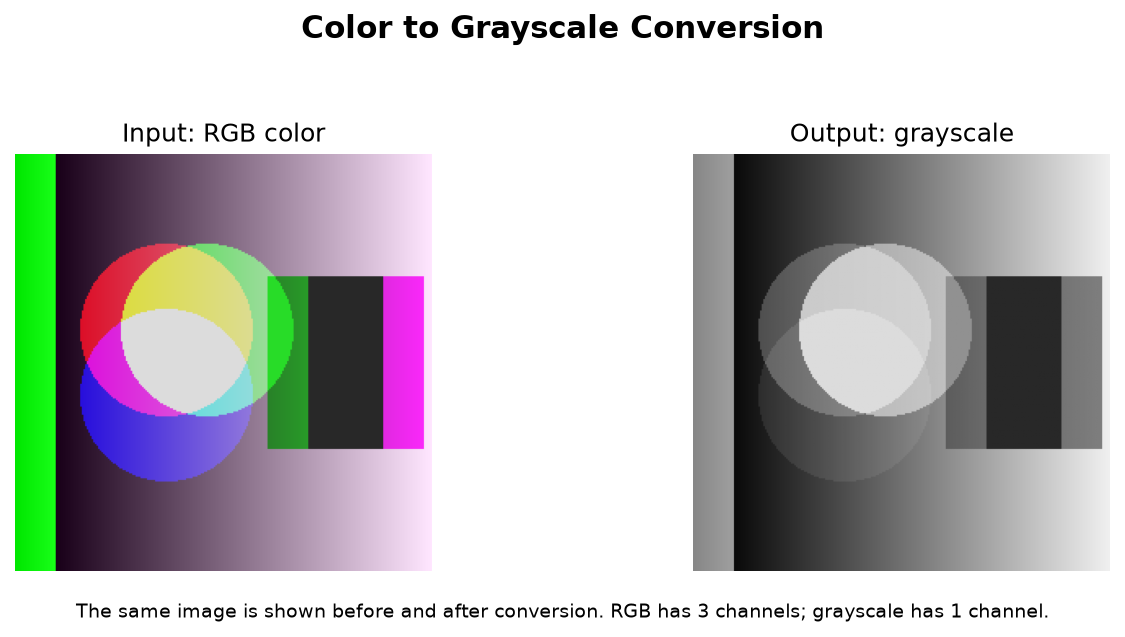
#> input picture vscode_project/outputs/01_conversion.png, 1125 x 637 px
$ python main.py --image outputs/01_conversion.png
#> lines starting #> are read from the running program, lines starting #| are printed output that depends on the picture; after the words box and inside, x2 and y2 are one past the last pixel; in counts of white or black regions, pixels touching at a corner belong together
"""Easy Digital Image Processing project for VS Code.
Run: python main.py
Use a real image with: python main.py --image path\n"""
import argparse
from pathlib import Path
import numpy as np
import matplotlib.pyplot as plt
from PIL import Image, ImageDraw, ImageFilter

ROOT = Path(__file__).parent
OUT = ROOT / "outputs"
SHOW_IMAGES = True


def inspect(image):
    channels = 1 if image.ndim == 2 else image.shape[2]
    return {"width": image.shape[1], "height": image.shape[0], "channels": channels, "dtype": str(image.dtype), "bytes": image.nbytes}


def show(images, titles, filename, columns=3, heading=None, description=None):
    rows = (len(images) + columns - 1) // columns
    figure = plt.figure(figsize=(4.6 * columns, 3.5 * rows + 0.7))
    for i, (image, title) in enumerate(zip(images, titles), 1):
        plt.subplot(rows, columns, i)
        image = np.asarray(image)
        display_image = np.clip(image, 0, 255).astype(np.uint8)
        if display_image.ndim == 2:
            plt.imshow(display_image, cmap="gray", vmin=0, vmax=255)
        else:
            plt.imshow(display_image)
        plt.title(title)
        plt.axis("off")
    if heading:
        figure.suptitle(heading, fontsize=15, fontweight="bold")
    if description:
        figure.text(0.5, 0.015, description, ha="center", va="bottom", fontsize=9, wrap=True)
    figure.tight_layout(rect=(0, 0.06 if description else 0.02, 1, 0.93 if heading else 0.98))
    figure.savefig(OUT / filename, dpi=150, bbox_inches="tight")
    if SHOW_IMAGES:
        plt.show()
    plt.close(figure)


def save_histogram(image, name, title, description):
    figure, axis = plt.subplots(figsize=(7, 4.5))
    axis.hist(np.asarray(image, dtype=np.uint8).ravel(), bins=256, range=(0, 255), color="#1f2937")
    axis.set_title(title, fontweight="bold")
    axis.set_xlabel("Pixel intensity (0 = black, 255 = white)")
    axis.set_ylabel("Number of pixels")
    axis.set_xlim(0, 255)
    figure.text(0.5, 0.015, description, ha="center", va="bottom", fontsize=9, wrap=True)
    figure.tight_layout(rect=(0, 0.08, 1, 0.95))
    figure.savefig(OUT / f"histogram_{name}.png", dpi=150, bbox_inches="tight")
    if SHOW_IMAGES:
        plt.show()
    plt.close(figure)


# [9 lines left out: function make_sample, not called in this run]


def classify(image):
    if image.ndim == 2:
        unique = len(np.unique(image))
        if unique <= 2:
            return "binary", f"detected {unique} unique values"
        return "grayscale", f"detected {unique} intensity values"
    return "full-color", f"detected {image.shape[2]} channels"


def neighbors(x, y, width, height):
    n4 = {(x - 1, y), (x + 1, y), (x, y - 1), (x, y + 1)}
    diagonal = {(x - 1, y - 1), (x - 1, y + 1), (x + 1, y - 1), (x + 1, y + 1)}
    valid = lambda points: {(a, b) for a, b in points if 0 <= a < width and 0 <= b < height}
    n4, diagonal = valid(n4), valid(diagonal)
    return n4, diagonal, n4 | diagonal


def distances(first, second):
    dx = abs(first[0] - second[0])
    dy = abs(first[1] - second[1])
    return np.hypot(dx, dy), dx + dy, max(dx, dy)


def main():
    global SHOW_IMAGES
    parser = argparse.ArgumentParser()
    parser.add_argument("--image", help="optional real image path")
    parser.add_argument("--no-show", action="store_true", help="save figures without opening image windows")
    args = parser.parse_args()
    SHOW_IMAGES = not args.no_show
    OUT.mkdir(exist_ok=True)

    if args.image:
        source = Image.open(args.image)
#> source is the input picture: PIL image 1125x637 RGBA; mean R, G, B, A 189, 189, 189, 255
        gray = np.array(source.convert("L"))
        color = np.array(source.convert("RGB"))
        print("Real image loaded:", args.image)
    else:
        gray, color = make_sample()
        print("Generated sample image used")

    print("\n1. INSPECTION")
    print("Grayscale:", inspect(gray))
#| Grayscale: {'width': 1125, 'height': 637, 'channels': 1, 'dtype': 'uint8', 'bytes': 716625}
    print("Color:", inspect(color))
#| Color: {'width': 1125, 'height': 637, 'channels': 3, 'dtype': 'uint8', 'bytes': 2149875}
    gray_from_color = np.dot(color[..., :3], [0.299, 0.587, 0.114]).astype(np.uint8)
    print("\n2. CONVERSION")
    print("Before:", color.nbytes, "bytes; after:", gray_from_color.nbytes, "bytes")
#| Before: 2149875 bytes; after: 716625 bytes
    show(
        [color, gray_from_color],
        ["Input: RGB color", "Output: grayscale"],
        "01_conversion.png",
        2,
        "Color to Grayscale Conversion",
        "The same image is shown before and after conversion. RGB has 3 channels; grayscale has 1 channel.",
    )
#> in show, `rows = (len(images) + columns - 1) // columns`: rows = 1
#> the loop in show, `for i, (image, title) in enumerate(zip(images, titles), 1):` made 2 passes
#> (i, title) on passes 1 to 2: (1, 'Input: RGB color'), (2, 'Output: grayscale')

    print("\n3. CLASSIFICATION")
    binary = np.where(gray >= 128, 255, 0).astype(np.uint8)
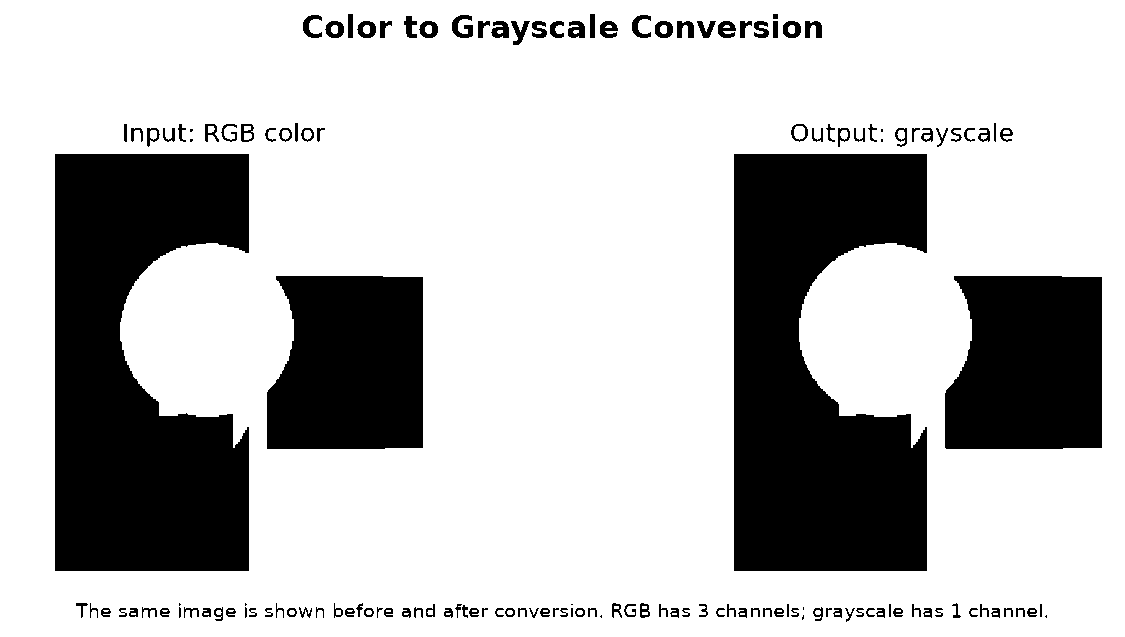
#> binary: shape (637, 1125); 74.5% white; 148 black regions (12 under 20 px), largest, box (x1, y1, x2, y2) and area: (55, 154, 249, 571) 61512, (734, 154, 927, 571) 61168, (945, 276, 1102, 449) 24830
    for name, image in [("binary", binary), ("grayscale", gray), ("color", color)]:
        print(name, "=>", classify(image))
#> this loop made 3 passes
#> (name, unique in classify) on passes 1 to 2: ('binary', 2), ('grayscale', 256)
#> (printed output is left out)

    print("\n4. MODALITIES")
    rng = np.random.default_rng(4)
    modalities = [gray, color, np.array(Image.fromarray(gray).filter(ImageFilter.GaussianBlur(2))), np.clip(gray + rng.normal(0, 22, gray.shape), 0, 255), np.stack([gray, gray // 2, gray // 5], axis=2)]
    names = ["X-ray", "Satellite", "Microscopy", "Ultrasound", "Infrared"]
    show(
        modalities,
        ["X-ray\n(synthetic)", "Satellite\n(synthetic)", "Microscopy\n(blurred)", "Ultrasound\n(noisy)", "Infrared\n(channel mix)"],
        "02_modalities.png",
        3,
        "Image Modalities",
        "These are illustrative transformations of the input grayscale image, not separate input files.",
    )
#> the loop in show (call 2), `for i, (image, title) in enumerate(zip(images, titles), 1):` made 5 passes
    for name in names:
        print(name, "sample created")

    print("\n5. THRESHOLDING")
    show(
        [np.where(gray >= t, 255, 0) for t in [64, 128, 192]],
        [f"Threshold = {t}" for t in [64, 128, 192]],
        "03_thresholds.png",
        heading="Thresholding",
        description="Pixels greater than or equal to the threshold become white; the remaining pixels become black.",
    )

    print("\n6. SPATIAL RESOLUTION")
    reduced = [np.array(Image.fromarray(gray).resize((size, size), Image.Resampling.NEAREST)) for size in [128, 64, 32, 16]]
#> reduced = 4 items
    show(
        reduced,
        ["128 x 128", "64 x 64", "32 x 32", "16 x 16"],
        "04_resolution.png",
        2,
        "Spatial Resolution",
        "The image size decreases from left to right, so pixels become larger and fine details disappear.",
    )
    print("Lower resolution creates larger blocks and loss of detail.")

    print("\n7. FALSE CONTOURING")
    def reduce_levels(levels):
#> called with levels = 128
        return (np.floor(gray / (256 / levels)) * (256 / levels)).astype(np.uint8)
    levels = [128, 64, 32, 16, 8, 4, 2]
    show(
        [reduce_levels(level) for level in levels],
        [f"{level} gray levels" for level in levels],
        "05_gray_levels.png",
        4,
        "False Contouring",
        "Reducing gray levels creates visible bands instead of a smooth intensity gradient.",
    )
#> in reduce_levels (call 6), `return (np.floor(gray / (256 / levels)) * (256 / levels)).astype(np.ui..`:
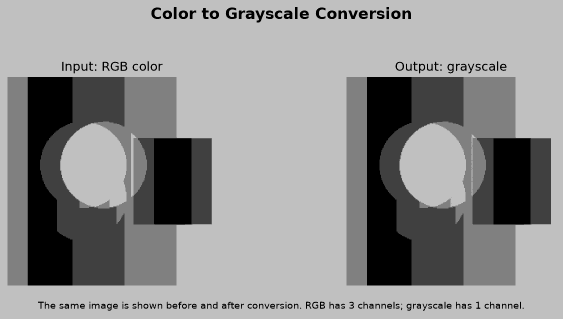
#> returned value: shape (637, 1125) (shown at 1/2 size); min 0, max 192, mean 142.4
    print("Fewer gray levels create visible bands.")

    print("\n8. INTERPOLATION")
    small = np.array(Image.fromarray(gray).resize((64, 64)))
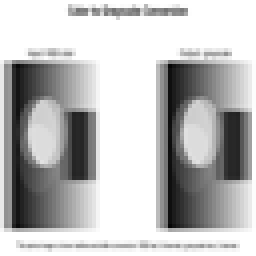
#> small: shape (64, 64) (shown 4 times larger); min 5, max 255, mean 188.7
    methods = [("Nearest", Image.Resampling.NEAREST), ("Bilinear", Image.Resampling.BILINEAR), ("Bicubic", Image.Resampling.BICUBIC)]
    show(
        [np.array(Image.fromarray(small).resize((256, 256), method)) for _, method in methods],
        [f"{name} interpolation" for name, _ in methods],
        "06_interpolation.png",
        heading="Interpolation",
        description="The same 64 x 64 image is enlarged using three resampling methods.",
    )

    print("\n9. HISTOGRAMS")
    histogram_inputs = [
        ("dark", gray * 0.35, "Dark image histogram", "Most pixels move toward lower intensity values."),
        ("bright", np.clip(gray * 0.65 + 90, 0, 255), "Bright image histogram", "Most pixels move toward higher intensity values."),
        ("low_contrast", gray * 0.18 + 95, "Low-contrast image histogram", "Pixel values are concentrated in a narrow intensity range."),
    ]
    for name, image, title, description in histogram_inputs:
        save_histogram(image, name, title, description)
        print(name, "histogram created")
#> this loop made 3 passes
#> (name, title) on passes 1 to 3: ('dark', 'Dark image histogram'), ('bright', 'Bright image histogram'), ('low_contrast', 'Low-contrast image histogram')
#> (printed output is left out)
#> pass 1, in save_histogram, `figure.savefig(OUT / f"histogram_{name}.png", dpi=150, bbox_inches="ti..`:
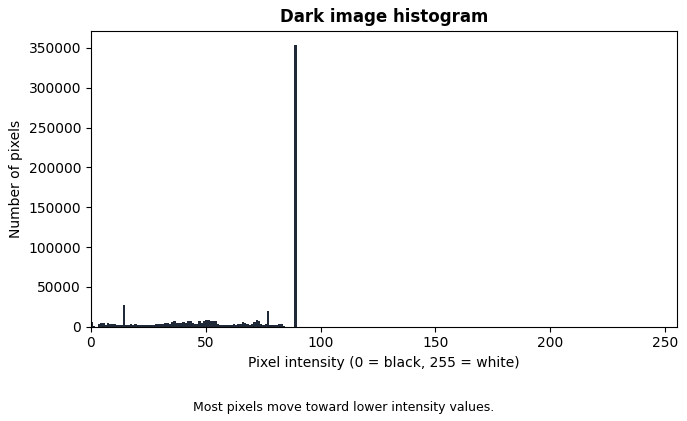
#> figure drawn by matplotlib, 1 panel; tallest bar 353672 high, from x = 88.65 to 89.65

    print("\n10. NEIGHBORS AND DISTANCES")
    for point in [(128, 128), (0, 128), (0, 0)]: print(point, neighbors(*point, gray.shape[1], gray.shape[0]))
    print("(1,2) to (4,6): Euclidean, D4, D8 =", distances((1, 2), (4, 6)))
    print("(0,0) to (3,4): Euclidean, D4, D8 =", distances((0, 0), (3, 4)))

    print("\n11. ARITHMETIC AND CHANGE DETECTION")
    second = gray.copy()
    second[105:145, 105:145] = 255
#> second: shape (637, 1125); min 0, max 255, mean 189
    first_float = gray.astype(float)
    second_float = second.astype(float)
    arithmetic_results = [
        np.clip(first_float + second_float, 0, 255),
        np.abs(first_float - second_float),
        np.clip(first_float * second_float / 255, 0, 255),
        np.clip(first_float / np.maximum(second_float, 1) * 255, 0, 255),
    ]
    show(
        arithmetic_results,
        ["Addition\n(clipped at 255)", "Subtraction\n(change map)", "Multiplication", "Division"],
        "07_arithmetic.png",
        2,
        "Arithmetic Operations and Change Detection",
        "The second image contains a bright 40 x 40 changed region. The subtraction panel makes that change visible.",
    )
#> in show (call 7), `rows = (len(images) + columns - 1) // columns`: rows = 2
#> the loop in show (call 7), `for i, (image, title) in enumerate(zip(images, titles), 1):` made 4 passes
#> pass 1, in show (call 7), `image = np.asarray(image)`:
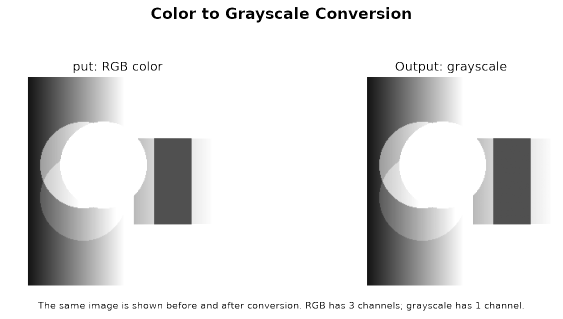
#> image: shape (637, 1125) float64 (shown at 1/2 size); min 0, max 255, mean 224.8
#> in show (call 7), `figure.savefig(OUT / filename, dpi=150, bbox_inches="tight")`:
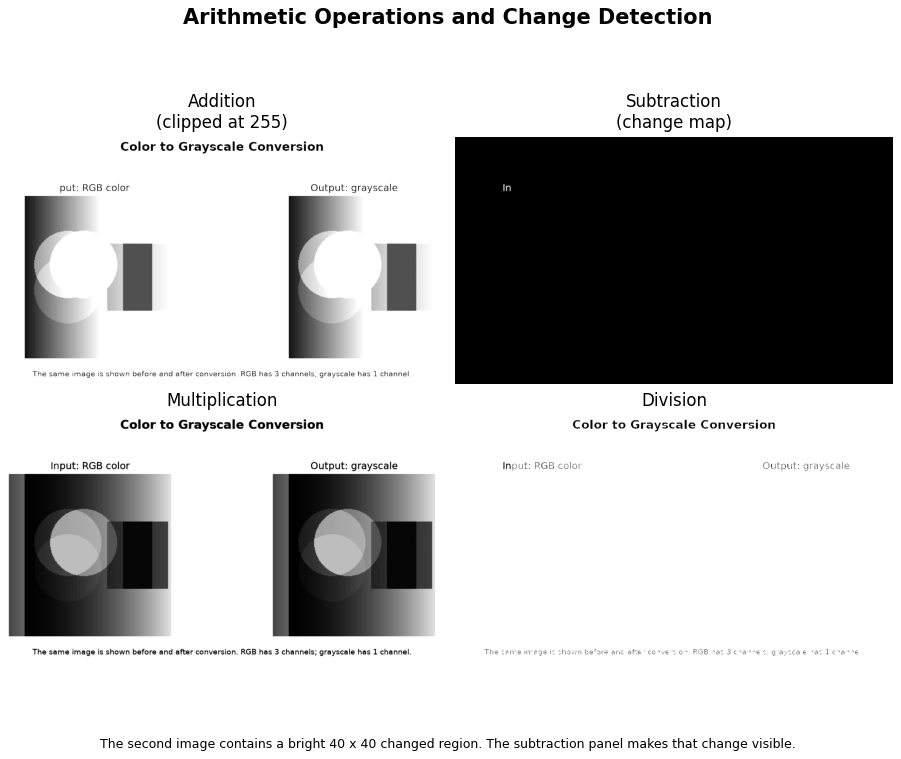
#> figure drawn by matplotlib, 4 panels

    print("\n12. NOISE AVERAGING")
    noisy = [np.clip(gray + rng.normal(0, 25, gray.shape), 0, 255) for _ in range(20)]
#> noisy = 20 items
    show(
        [noisy[0], np.mean(noisy, axis=0)],
        ["Input: one noisy image", "Output: average of 20"],
        "08_noise.png",
        2,
        "Noise Averaging",
        "Averaging independent noisy copies reduces random noise while preserving the underlying image.",
    )

    print("\n13. LOGICAL OPERATIONS")
    circle = Image.new("L", (256, 256), 0); ImageDraw.Draw(circle).ellipse((35, 60, 155, 180), fill=255)
    square = Image.new("L", (256, 256), 0); ImageDraw.Draw(square).rectangle((105, 85, 220, 200), fill=255)
#> after `ImageDraw.Draw(square).rectangle((105, 85, 220, 200), fill=255)`:
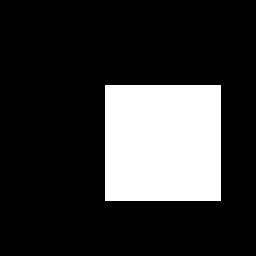
#> square: PIL image 256x256 L; 20.5% white; 1 white region, box (x1, y1, x2, y2) and area: (105, 85, 221, 201) 13456
    a, b = np.array(circle), np.array(square)
    show(
        [a & b, a | b, 255 - a, a ^ b],
        ["AND\n(overlap)", "OR\n(union)", "NOT A\n(inverse circle)", "XOR\n(non-overlap)"],
        "09_logic.png",
        2,
        "Logical Operations",
        "Binary circle A and square B are combined pixel by pixel using Boolean logic.",
    )

    print("\n14. GEOMETRIC TRANSFORMATIONS")
    original = Image.fromarray(gray); moved = Image.new("L", original.size, 0); moved.paste(original, (25, 15))
    show(
        [gray, np.array(moved), np.array(original.rotate(25, fillcolor=0)), np.array(original.resize((int(gray.shape[1] * 1.35), int(gray.shape[0] * 1.35))))],
        ["Input: original", "Translation\n(+25, +15 pixels)", "Rotation\n(+25 degrees)", "Scaling\n(1.35 x)"],
        "10_geometry.png",
        2,
        "Geometric Transformations",
        "Translation shifts position, rotation changes angle, and scaling changes size. Black areas contain no source pixels.",
    )
    print("Complete. See the outputs folder.")


if __name__ == "__main__":
    main()
